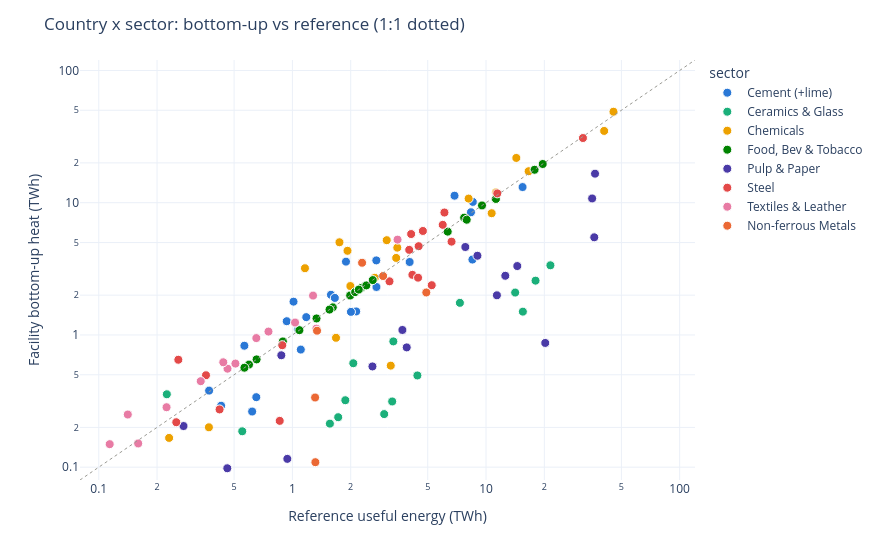

Notebook code cell kept with this figure:
### Markdown cell above
## Country x sector scatter

Each point is one country-sector cell (log-log; points on the diagonal agree with
the reference). Cells below 0.1 TWh reference are dropped.

### Code cell
sc = cmp[(cmp.reference_twh >= 0.1) & (cmp.bottom_up_twh > 0)].copy()
lim = [0.08, 120]
fig = px.scatter(
    sc, x="reference_twh", y="bottom_up_twh", color="sector", hover_name="cc",
    log_x=True, log_y=True, color_discrete_sequence=CAT8,
    labels={"reference_twh": "Reference useful energy (TWh)",
            "bottom_up_twh": "Facility bottom-up heat (TWh)"},
    hover_data={"coverage_pct": ":.0f"},
)
fig.add_shape(type="line", x0=lim[0], y0=lim[0], x1=lim[1], y1=lim[1],
              line=dict(color="#9a9a94", dash="dot", width=1))
fig.update_traces(marker=dict(size=9, line=dict(width=1, color="white")))
fig.update_layout(title="Country x sector: bottom-up vs reference (1:1 dotted)",
                  template="plotly_white", height=560, width=880,
                  xaxis_range=np.log10(lim), yaxis_range=np.log10(lim))
fig.show()

### Figure 1 — Plotly figure (JSON) as saved in the notebook; plotly's stock layout.template omitted (floating-point values rounded to 4 significant figures)
{"data": [{"customdata": [[70.54], [84.88], [103.0], [51.98], [74.51], [85.03], [70.13], [135.0], [164.3], [146.7], [101.3], [115.6], [176.2], [127.3], [118.7], [42.52], [3.27], [68.05], [43.7], [189.5], [88.33], [135.9], [102.2], [115.1]], "hovertemplate": "<b>%{hovertext}</b><br><br>sector=Cement (+lime)<br>Reference useful energy (TWh)=%{x}<br>Facility bottom-up heat (TWh)=%{y}<br>coverage_pct=%{customdata[0]:.0f}<extra></extra>", "hovertext": ["AT", "BE", "BG", "CY", "CZ", "DE", "DK", "EL", "ES", "FI", "FR", "HR", "HU", "IE", "IT", "LT", "LU", "LV", "PL", "PT", "RO", "SE", "SI", "SK"], "legendgroup": "Cement (+lime)", "marker": {"color": "#2a78d6", "line": {"color": "white", "width": 1}, "size": 9, "symbol": "circle"}, "mode": "markers", "name": "Cement (+lime)", "orientation": "v", "showlegend": true, "type": "scatter", "x": [2.135, 2.717, 1.07, 0.651, 2.006, 15.44, 1.105, 2.713, 6.875, 0.565, 8.36, 1.179, 1.013, 1.582, 8.545, 0.6196, 0.4354, 0.4285, 8.503, 1.891, 4.032, 0.9348, 0.3714, 1.656], "xaxis": "x", "y": [1.506, 2.306, 1.102, 0.3384, 1.495, 13.13, 0.775, 3.662, 11.3, 0.8287, 8.468, 1.364, 1.785, 2.013, 10.14, 0.2635, 0.01424, 0.2916, 3.716, 3.584, 3.561, 1.27, 0.3794, 1.906], "yaxis": "y"}, {"customdata": [[8.461], [11.17], [17.1], [26.91], [15.64], [2.677], [9.684], [14.79], [13.85], [14.28], [34.8], [158.4], [29.62], [23.86], [9.586], [13.67], [15.53], [33.92], [9.966]], "hovertemplate": "<b>%{hovertext}</b><br><br>sector=Ceramics & Glass<br>Reference useful energy (TWh)=%{x}<br>Facility bottom-up heat (TWh)=%{y}<br>coverage_pct=%{customdata[0]:.0f}<extra></extra>", "hovertext": ["AT", "BE", "BG", "CZ", "DE", "DK", "ES", "FR", "HU", "IT", "LT", "LU", "NL", "PL", "PT", "RO", "SE", "SI", "SK"], "legendgroup": "Ceramics & Glass", "marker": {"color": "#1baf7a", "line": {"color": "white", "width": 1}, "size": 9, "symbol": "circle"}, "mode": "markers", "name": "Ceramics & Glass", "orientation": "v", "showlegend": true, "type": "scatter", "x": [2.979, 4.42, 1.877, 3.321, 21.5, 2.215, 15.5, 14.14, 1.724, 18.02, 0.1505, 0.2247, 2.063, 7.329, 3.276, 1.562, 0.4391, 0.5508, 0.6398], "xaxis": "x", "y": [0.2521, 0.4939, 0.3208, 0.8937, 3.363, 0.05931, 1.501, 2.092, 0.2387, 2.574, 0.05236, 0.3559, 0.6109, 1.749, 0.314, 0.2135, 0.06821, 0.1868, 0.06376], "yaxis": "y"}, {"customdata": [[131.3], [104.2], [287.0], [111.3], [107.1], [72.12], [106.0], [101.5], [152.1], [54.04], [169.6], [77.86], [56.66], [85.65], [132.1], [275.2], [18.2], [224.7], [117.6]], "hovertemplate": "<b>%{hovertext}</b><br><br>sector=Chemicals<br>Reference useful energy (TWh)=%{x}<br>Facility bottom-up heat (TWh)=%{y}<br>coverage_pct=%{customdata[0]:.0f}<extra></extra>", "hovertext": ["AT", "BE", "BG", "CZ", "DE", "EL", "ES", "FI", "FR", "HR", "HU", "IT", "LT", "NL", "PL", "PT", "RO", "SE", "SK"], "legendgroup": "Chemicals", "marker": {"color": "#eda100", "line": {"color": "white", "width": 1}, "size": 9, "symbol": "circle"}, "mode": "markers", "name": "Chemicals", "orientation": "v", "showlegend": true, "type": "scatter", "x": [3.481, 16.6, 1.75, 3.436, 45.52, 0.2308, 11.28, 2.664, 14.34, 0.3706, 3.07, 10.69, 1.68, 40.75, 8.13, 1.161, 3.22, 1.926, 1.993], "xaxis": "x", "y": [4.571, 17.3, 5.022, 3.823, 48.76, 0.1665, 11.97, 2.705, 21.8, 0.2002, 5.206, 8.325, 0.9517, 34.9, 10.74, 3.195, 0.5859, 4.328, 2.343], "yaxis": "y"}, {"customdata": [[100.0], [95.31], [100.0], [100.0], [100.0], [98.35], [100.0], [100.0], [100.0], [99.65], [100.0], [100.0], [100.0], [94.91], [100.0], [100.0], [93.6], [100.0], [100.0], [100.0], [100.0]], "hovertemplate": "<b>%{hovertext}</b><br><br>sector=Food, Bev & Tobacco<br>Reference useful energy (TWh)=%{x}<br>Facility bottom-up heat (TWh)=%{y}<br>coverage_pct=%{customdata[0]:.0f}<extra></extra>", "hovertext": ["AT", "BE", "BG", "CZ", "DE", "DK", "EL", "ES", "FI", "FR", "HR", "HU", "IE", "IT", "LT", "NL", "PL", "PT", "RO", "SE", "SK"], "legendgroup": "Food, Bev & Tobacco", "marker": {"color": "#008300", "line": {"color": "white", "width": 1}, "size": 9, "symbol": "circle"}, "mode": "markers", "name": "Food, Bev & Tobacco", "orientation": "v", "showlegend": true, "type": "scatter", "x": [1.988, 6.34, 0.893, 2.27, 19.62, 2.409, 1.617, 9.533, 1.332, 17.81, 0.5968, 2.599, 2.109, 11.25, 0.6534, 7.709, 7.945, 1.555, 2.202, 1.087, 0.5653], "xaxis": "x", "y": [1.988, 6.043, 0.893, 2.27, 19.62, 2.369, 1.617, 9.533, 1.332, 17.75, 0.5968, 2.599, 2.109, 10.67, 0.6534, 7.709, 7.436, 1.555, 2.202, 1.087, 0.5653], "yaxis": "y"}, {"customdata": [[22.28], [20.68], [80.06], [29.48], [15.11], [74.71], [17.53], [45.35], [22.89], [21.28], [4.133], [4.302], [44.0], [59.15], [30.49], [12.27], [22.31]], "hovertemplate": "<b>%{hovertext}</b><br><br>sector=Pulp & Paper<br>Reference useful energy (TWh)=%{x}<br>Facility bottom-up heat (TWh)=%{y}<br>coverage_pct=%{customdata[0]:.0f}<extra></extra>", "hovertext": ["AT", "BE", "BG", "CZ", "DE", "EE", "ES", "FI", "FR", "HR", "HU", "IT", "PL", "PT", "SE", "SI", "SK"], "legendgroup": "Pulp & Paper", "marker": {"color": "#4a3aa7", "line": {"color": "white", "width": 1}, "size": 9, "symbol": "circle"}, "mode": "markers", "name": "Pulp & Paper", "orientation": "v", "showlegend": true, "type": "scatter", "x": [12.58, 3.894, 0.8766, 3.7, 36.22, 0.274, 11.38, 36.55, 14.5, 0.4611, 1.44, 20.22, 9.028, 7.818, 35.31, 0.9417, 2.591], "xaxis": "x", "y": [2.802, 0.8052, 0.7018, 1.09, 5.474, 0.2047, 1.995, 16.58, 3.319, 0.09813, 0.0595, 0.8699, 3.972, 4.624, 10.77, 0.1156, 0.5779], "yaxis": "y"}, {"customdata": [[129.5], [104.6], [87.03], [45.37], [97.41], [252.1], [113.9], [80.19], [138.2], [26.05], [102.9], [94.35], [141.2], [76.46], [138.5], [68.36], [109.7], [64.97], [60.83]], "hovertemplate": "<b>%{hovertext}</b><br><br>sector=Steel<br>Reference useful energy (TWh)=%{x}<br>Facility bottom-up heat (TWh)=%{y}<br>coverage_pct=%{customdata[0]:.0f}<extra></extra>", "hovertext": ["AT", "BE", "BG", "CZ", "DE", "EL", "ES", "FI", "FR", "HU", "IT", "LU", "NL", "PL", "PT", "RO", "SE", "SI", "SK"], "legendgroup": "Steel", "marker": {"color": "#e34948", "line": {"color": "white", "width": 1}, "size": 9, "symbol": "circle"}, "mode": "markers", "name": "Steel", "orientation": "v", "showlegend": true, "type": "scatter", "x": [4.719, 4.487, 0.2514, 5.242, 31.66, 0.2576, 5.975, 3.173, 6.098, 0.86, 11.43, 0.8866, 4.105, 6.636, 0.3579, 4.166, 4.012, 0.4207, 4.455], "xaxis": "x", "y": [6.113, 4.692, 0.2187, 2.378, 30.84, 0.6494, 6.805, 2.544, 8.426, 0.224, 11.76, 0.8365, 5.795, 5.074, 0.4956, 2.848, 4.401, 0.2734, 2.71], "yaxis": "y"}, {"customdata": [[126.9], [120.2], [94.59], [145.4], [155.2], [177.1], [120.2], [140.9], [150.6], [131.1], [133.0], [141.3], [83.98], [119.6]], "hovertemplate": "<b>%{hovertext}</b><br><br>sector=Textiles & Leather<br>Reference useful energy (TWh)=%{x}<br>Facility bottom-up heat (TWh)=%{y}<br>coverage_pct=%{customdata[0]:.0f}<extra></extra>", "hovertext": ["AT", "BE", "BG", "CZ", "DE", "EL", "ES", "FR", "IT", "LT", "NL", "PL", "PT", "RO"], "legendgroup": "Textiles & Leather", "marker": {"color": "#e87ba4", "line": {"color": "white", "width": 1}, "size": 9, "symbol": "circle"}, "mode": "markers", "name": "Textiles & Leather", "orientation": "v", "showlegend": true, "type": "scatter", "x": [0.2239, 0.4622, 0.1598, 0.6513, 1.279, 0.1412, 1.032, 0.7524, 3.492, 0.1139, 0.3362, 0.4396, 1.329, 0.5079], "xaxis": "x", "y": [0.2841, 0.5557, 0.1511, 0.9469, 1.985, 0.2502, 1.241, 1.06, 5.258, 0.1493, 0.4473, 0.6213, 1.116, 0.6073], "yaxis": "y"}, {"customdata": [[42.62], [8.299], [94.85], [25.68], [153.5], [24.37], [80.3], [17.05], [3.364], [14.86]], "hovertemplate": "<b>%{hovertext}</b><br><br>sector=Non-ferrous Metals<br>Reference useful energy (TWh)=%{x}<br>Facility bottom-up heat (TWh)=%{y}<br>coverage_pct=%{customdata[0]:.0f}<extra></extra>", "hovertext": ["DE", "EL", "ES", "FR", "IE", "NL", "RO", "SE", "SI", "SK"], "legendgroup": "Non-ferrous Metals", "marker": {"color": "#eb6834", "line": {"color": "white", "width": 1}, "size": 9, "symbol": "circle"}, "mode": "markers", "name": "Non-ferrous Metals", "orientation": "v", "showlegend": true, "type": "scatter", "x": [4.915, 1.314, 2.94, 1.31, 2.29, 0.2987, 1.341, 0.3627, 0.2457, 0.2233], "xaxis": "x", "y": [2.095, 0.1091, 2.789, 0.3364, 3.515, 0.07281, 1.076, 0.06185, 0.008265, 0.03317], "yaxis": "y"}], "layout": {"height": 560, "legend": {"title": {"text": "sector"}, "tracegroupgap": 0}, "margin": {"t": 60}, "shapes": [{"line": {"color": "#9a9a94", "dash": "dot", "width": 1}, "type": "line", "x0": 0.08, "x1": 120, "y0": 0.08, "y1": 120}], "title": {"text": "Country x sector: bottom-up vs reference (1:1 dotted)"}, "width": 880, "xaxis": {"anchor": "y", "domain": [0.0, 1.0], "range": [-1.097, 2.079], "title": {"text": "Reference useful energy (TWh)"}, "type": "log"}, "yaxis": {"anchor": "x", "domain": [0.0, 1.0], "range": [-1.097, 2.079], "title": {"text": "Facility bottom-up heat (TWh)"}, "type": "log"}}}
